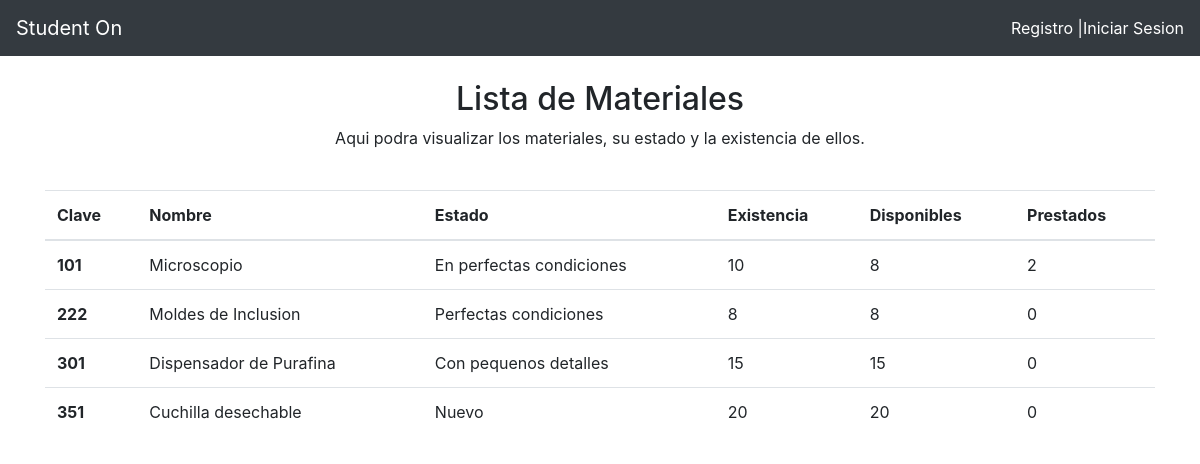
Screenshot of /materiales.php with the database file from the repository.
### tables this page shows
CREATE TABLE `materiales` (
  `clave` varchar(30) NOT NULL,
  `existencia` int(30) NOT NULL,
  `nombre` text NOT NULL,
  `Estado` text NOT NULL,
  `disponibles` int(30) NOT NULL,
  `prestados` int(30) NOT NULL
);

### materiales.php (the view, shortened to what this page needs)
<?php
	include('php/conexion.php');
?>
<!DOCTYPE html>
<html>
<head>
	<link rel="stylesheet" href="main.css">
	<link rel="stylesheet" href="https://stackpath.bootstrapcdn.com/bootstrap/4.1.3/css/bootstrap.min.css">
</head>
<body>
<?php
	if(!isset($_SESSION["LOGIN"])){
	include 'navbar.php';
	}
 ?>
	<div class="container-fluid">
		<div class="container">
			<center>
			<br>
			<h2>Lista de Materiales</h2>
			<p>Aqui podra visualizar los materiales, su estado y la existencia de ellos.</p>
			<br>
			</center>
		<div class="row">
			<div class="col-12">
			<?php
			$result = mysqli_query($conexion,"SELECT * from materiales");
			echo '<table class="table">
				  <thead>
				    <tr>
				      <th scope="col">Clave</th>
				      <th scope="col">Nombre</th>
				      <th scope="col">Estado</th>
				      <th scope="col">Existencia</th>
				      <th scope="col">Disponibles</th>
				      <th scope="col">Prestados</th>
				    </tr>
				  </thead>
				  <tbody>';
			while($fila=mysqli_fetch_array($result)){
				echo '<tr>
				      <th scope="row">'.$fila['clave'].'</th>
				      <td>'.$fila['nombre'].'</td>
				      <td>'.$fila['Estado'].'</td>
				      <td>'.$fila['existencia'].'</td>
				      <td>'.$fila['disponibles'].'</td>
				      <td>'.$fila['prestados'].'</td>
				    </tr>
				';
			}
			echo '</tbody>
				</table>';
			?>
			</div>
		</div>
		</div>
	</div>
</body>
</html>

### rows the page displays
materiales: clave "101", nombre "Microscopio", Estado "En perfectas condiciones", existencia "10", disponibles "8", prestados "2"
materiales: clave "222", nombre "Moldes de Inclusion", Estado "Perfectas condiciones", existencia "8", disponibles "8", prestados "0"
materiales: clave "301", nombre "Dispensador de Purafina", Estado "Con pequenos detalles", existencia "15", disponibles "15", prestados "0"
materiales: clave "351", nombre "Cuchilla desechable", Estado "Nuevo", existencia "20", disponibles "20", prestados "0"
